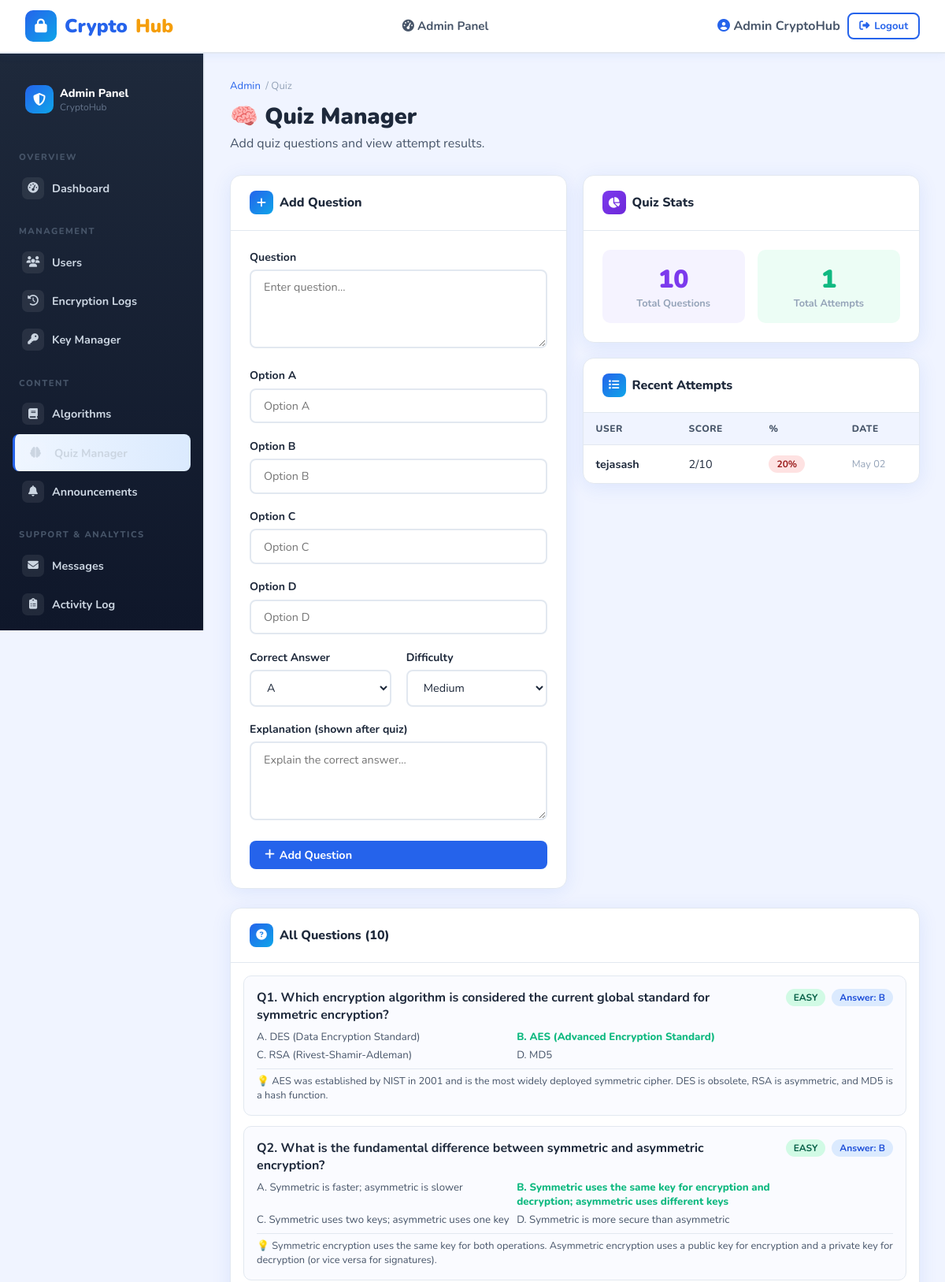
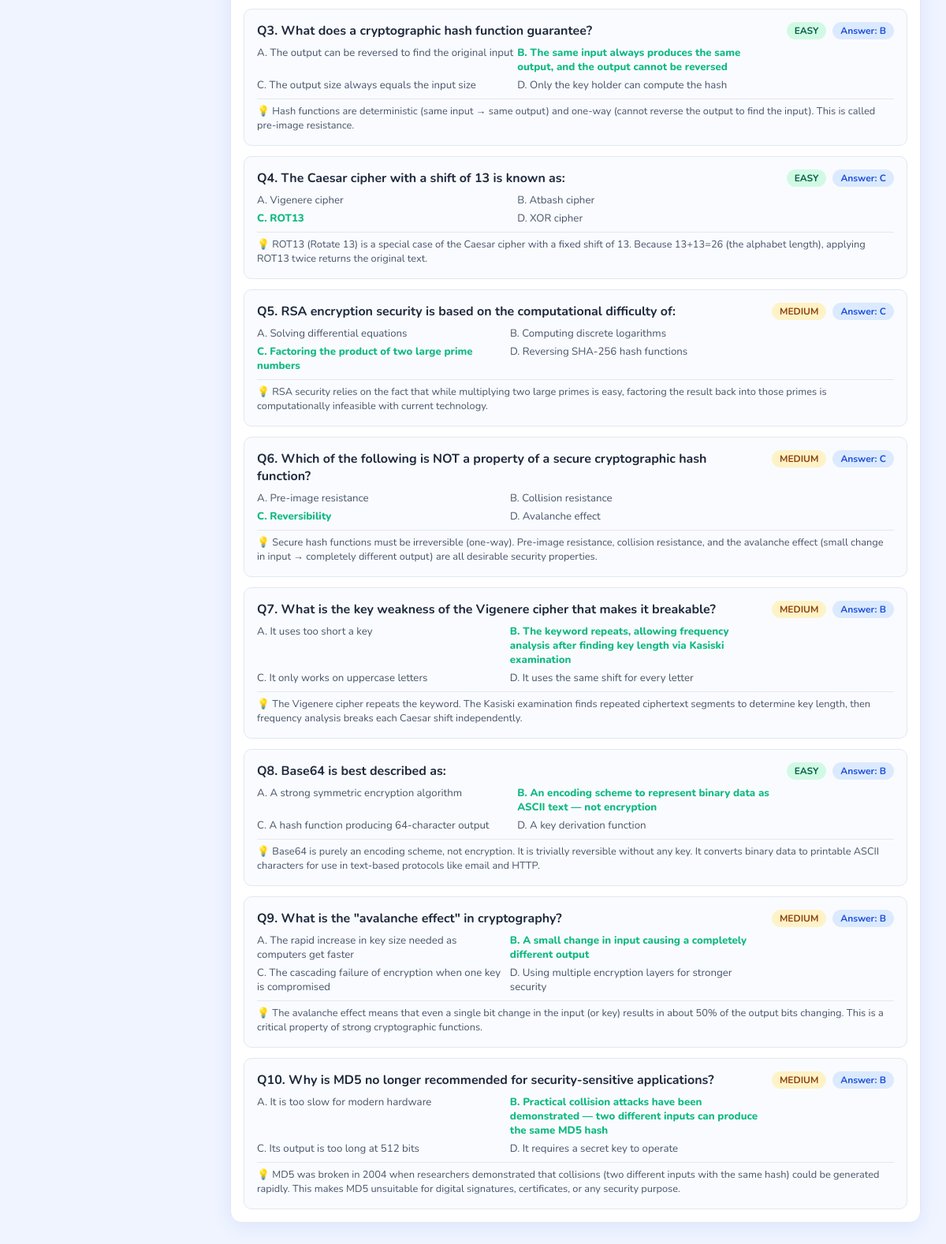
The app's page /admin-panel/quiz/ (signed in) with its own data (2 pictures, top to bottom).
### crypto_app/models.py (models this page shows, shortened)
class QuizAttempt(models.Model):
    user = models.ForeignKey(User, on_delete=models.CASCADE, related_name='quiz_attempts')
    score = models.IntegerField(default=0)
    total_questions = models.IntegerField(default=0)
    percentage = models.FloatField(default=0.0)
    time_taken = models.IntegerField(default=0, help_text="Time in seconds")
    attempted_at = models.DateTimeField(default=timezone.now)
    class Meta:
        ordering = ['-attempted_at']

class QuizQuestion(models.Model):
    question = models.TextField()
    option_a = models.CharField(max_length=300)
    option_b = models.CharField(max_length=300)
    option_c = models.CharField(max_length=300)
    option_d = models.CharField(max_length=300)
    correct_answer = models.CharField(max_length=1, choices=[
        ('A', 'A'), ('B', 'B'), ('C', 'C'), ('D', 'D')
    ])
    explanation = models.TextField(blank=True)
    difficulty = models.CharField(max_length=10, choices=[
        ('EASY', 'Easy'), ('MEDIUM', 'Medium'), ('HARD', 'Hard')
    ], default='MEDIUM')
    category = models.CharField(max_length=50, blank=True)
    is_active = models.BooleanField(default=True)

### crypto_app/views.py (the view, shortened to what this page needs)
# urls.py: path('admin-panel/quiz/', views.admin_quiz, name='admin_quiz'),
@login_required
@user_passes_test(is_admin)
def admin_quiz(request):
    questions = QuizQuestion.objects.all()
    attempts = QuizAttempt.objects.select_related('user').order_by('-attempted_at')[:20]
    return render(request, 'admin_panel/admin_quiz.html', {
        'questions': questions, 'attempts': attempts
    })

### crypto_app/views.py (called while the page is built)
def is_admin(user):
    return user.is_staff or user.is_superuser

### crypto_app/templates/admin_panel/admin_quiz.html (shortened to what this page needs)
{% extends 'admin_panel/admin_base.html' %}
{% block admin_content %}
<div class="fade-in">
    <div class="page-header">
        <div class="breadcrumb"><a href="{% url 'admin_dashboard' %}">Admin</a> / Quiz</div>
        <h1>🧠 Quiz Manager</h1>
        <p>Add quiz questions and view attempt results.</p>
    </div>
    <div class="grid-2" style="align-items:start;margin-bottom:1.5rem;">
        <div class="card">
            <div class="card-header">
                <h3><span class="ch-icon"><i class="fas fa-plus"></i></span> Add Question</h3>
            </div>
            <div class="card-body">
                <form method="post">
                    <div class="form-group">
                        <label>Question</label>
                        <textarea name="question" class="form-control" rows="3" placeholder="Enter question..." required></textarea>
                    </div>
                    <div class="form-group">
                        <label>Option A</label>
                        <input type="text" name="option_a" class="form-control" placeholder="Option A" required>
                    </div>
                    <div class="form-group">
                        <label>Option B</label>
                        <input type="text" name="option_b" class="form-control" placeholder="Option B" required>
                    </div>
                    <div class="form-group">
                        <label>Option C</label>
                        <input type="text" name="option_c" class="form-control" placeholder="Option C" required>
                    </div>
                    <div class="form-group">
                        <label>Option D</label>
                        <input type="text" name="option_d" class="form-control" placeholder="Option D" required>
                    </div>
                    <div class="grid-2">
                        <div class="form-group">
                            <label>Correct Answer</label>
                            <select name="correct_answer" class="form-control" required>
                                <option value="A">A</option>
                            </select>
                        </div>
                        <div class="form-group">
                            <label>Difficulty</label>
                            <select name="difficulty" class="form-control">
                                <option value="MEDIUM" selected>Medium</option>
                            </select>
                        </div>
                    </div>
                    <div class="form-group">
                        <label>Explanation (shown after quiz)</label>
                        <textarea name="explanation" class="form-control" rows="2" placeholder="Explain the correct answer..."></textarea>
                    </div>
                    <button type="submit" class="btn btn-primary" style="width:100%;">
                        <i class="fas fa-plus"></i> Add Question
                    </button>
                </form>
            </div>
        </div>
        <div>
            <div class="card" style="margin-bottom:1.2rem;">
                <div class="card-header">
                    <h3><span class="ch-icon" style="background:linear-gradient(135deg,#7C3AED,#6D28D9);"><i class="fas fa-chart-pie"></i></span> Quiz Stats</h3>
                </div>
                <div class="card-body">
                    <div style="display:grid;grid-template-columns:1fr 1fr;gap:1rem;text-align:center;">
                        <div style="padding:1rem;background:#F5F3FF;border-radius:10px;">
                            <div style="font-size:2rem;font-weight:900;color:#7C3AED;">{{ questions.count }}</div>
                            <div style="font-size:0.8rem;color:var(--text-light);font-weight:700;">Total Questions</div>
                        </div>
                        <div style="padding:1rem;background:#ECFDF5;border-radius:10px;">
                            <div style="font-size:2rem;font-weight:900;color:var(--success);">{{ attempts.count }}</div>
                            <div style="font-size:0.8rem;color:var(--text-light);font-weight:700;">Total Attempts</div>
                        </div>
                    </div>
                </div>
            </div>
            <div class="card">
                <div class="card-header">
                    <h3><span class="ch-icon"><i class="fas fa-list"></i></span> Recent Attempts</h3>
                </div>
                {% if attempts %}
                <div class="table-wrap">
                    <table>
                        <thead><tr><th>User</th><th>Score</th><th>%</th><th>Date</th></tr></thead>
                        <tbody>
                            {% for attempt in attempts %}
                            <tr>
                                <td style="font-weight:700;">{{ attempt.user.username }}</td>
                                <td>{{ attempt.score }}/{{ attempt.total_questions }}</td>
                                <td>
                                    <span class="badge-tag {% if attempt.percentage >= 80 %}badge-green{% elif attempt.percentage >= 50 %}badge-amber{% else %}badge-red{% endif %}">
                                        {{ attempt.percentage|floatformat:0 }}%
                                    </span>
                                </td>
                                <td style="font-size:0.8rem;color:var(--text-light);">{{ attempt.attempted_at|date:"M d" }}</td>
                            </tr>
                            {% endfor %}
                        </tbody>
                    </table>
                </div>
                {% else %}
                <div class="empty-state" style="padding:2rem;"><i class="fas fa-brain"></i><h3>No attempts yet</h3></div>
                {% endif %}
            </div>
        </div>
    </div>
    <div class="card">
        <div class="card-header">
            <h3><span class="ch-icon"><i class="fas fa-question-circle"></i></span> All Questions ({{ questions.count }})</h3>
        </div>
        {% if questions %}
        <div style="padding:1rem;display:flex;flex-direction:column;gap:0.8rem;">
            {% for q in questions %}
            <div style="border:1px solid var(--border);border-radius:10px;padding:1rem;background:#FAFBFF;">
                <div style="display:flex;align-items:flex-start;justify-content:space-between;gap:1rem;flex-wrap:wrap;">
                    <div style="flex:1;">
                        <p style="font-weight:700;margin-bottom:0.5rem;">Q{{ forloop.counter }}. {{ q.question }}</p>
                        <div style="display:grid;grid-template-columns:1fr 1fr;gap:0.3rem;font-size:0.83rem;">
                            <span style="{% if q.correct_answer == 'A' %}color:var(--success);font-weight:800;{% else %}color:var(--text-mid);{% endif %}">A. {{ q.option_a }}</span>
                            <span style="{% if q.correct_answer == 'B' %}color:var(--success);font-weight:800;{% else %}color:var(--text-mid);{% endif %}">B. {{ q.option_b }}</span>
                            <span style="{% if q.correct_answer == 'C' %}color:var(--success);font-weight:800;{% else %}color:var(--text-mid);{% endif %}">C. {{ q.option_c }}</span>
                            <span style="{% if q.correct_answer == 'D' %}color:var(--success);font-weight:800;{% else %}color:var(--text-mid);{% endif %}">D. {{ q.option_d }}</span>
                        </div>
                    </div>
                    <div style="display:flex;gap:0.5rem;flex-wrap:wrap;align-items:center;">
                        <span class="badge-tag {% if q.difficulty == 'EASY' %}badge-green{% elif q.difficulty == 'MEDIUM' %}badge-amber{% else %}badge-red{% endif %}">{{ q.difficulty }}</span>
                        <span class="badge-tag badge-blue">Answer: {{ q.correct_answer }}</span>
                    </div>
                </div>
                {% if q.explanation %}
                <p style="font-size:0.8rem;color:var(--text-mid);margin-top:0.5rem;border-top:1px solid var(--border);padding-top:0.4rem;">💡 {{ q.explanation }}</p>
                {% endif %}
            </div>
            {% endfor %}
        </div>
        {% else %}
        <div class="empty-state" style="padding:3rem;">
            <i class="fas fa-question-circle"></i>
            <h3>No questions yet</h3>
            <p>Add your first quiz question using the form.</p>
        </div>
        {% endif %}
    </div>
</div>
{% endblock %}

### crypto_app/templates/crypto_app/base.html (shortened to what this page needs)
<!DOCTYPE html>
<html lang="en">
<head>
    <link rel="stylesheet" href="https://cdnjs.cloudflare.com/ajax/libs/font-awesome/6.5.0/css/all.min.css">
</head>
<body>
<header class="topnav">
    <a href="{% url 'home' %}" class="brand">
        <div class="logo-icon"><i class="fas fa-lock"></i></div>
        Crypto<span class="sub">Hub</span>
    </a>
    {% if user.is_authenticated %}
    <nav>
        {% if user.is_staff %}
        <a href="{% url 'admin_dashboard' %}"><i class="fas fa-tachometer-alt"></i> Admin Panel</a>
        {% else %}
        <a href="{% url 'dashboard' %}"><i class="fas fa-th-large"></i> Dashboard</a>
        <a href="{% url 'encryption_tool' %}"><i class="fas fa-key"></i> Encrypt</a>
        <a href="{% url 'topics' %}"><i class="fas fa-book"></i> Learn</a>
        {% endif %}
    </nav>
    <div class="auth-btns">
        <span style="font-weight:700; color:var(--text-mid);">
            <i class="fas fa-user-circle" style="color:var(--primary)"></i>
            {{ user.get_full_name|default:user.username }}
        </span>
        <a href="{% url 'logout' %}" class="btn btn-outline btn-sm">
            <i class="fas fa-sign-out-alt"></i> Logout
        </a>
    </div>
    {% endif %}
</header>
{% block body %}{% endblock %}
</body>
</html>

### records on screen
QuizAttempt: user.username "tejasash", score "2", total_questions "10", percentage "20", attempted_at "May 02"
QuizQuestion: question "Which encryption algorithm is considered the current global standard for symmetric encryption?", option_a "DES (Data Encryption Standard)", option_b "AES (Advanced Encryption Standard)", option_c "RSA (Rivest-Shamir-Adleman)", option_d "MD5", difficulty "EASY", correct_answer "B", explanation "AES was established by NIST in 2001 and is the most widely deployed symmetric cipher. DES is obsolete, RSA is asymmetric, and MD5 is a hash function."
QuizQuestion: question "What is the fundamental difference between symmetric and asymmetric encryption?", option_a "Symmetric is faster; asymmetric is slower", option_b "Symmetric uses the same key for encryption and decryption; asymmetric uses different keys", option_c "Symmetric uses two keys; asymmetric uses one key", option_d "Symmetric is more secure than asymmetric", difficulty "EASY", correct_answer "B", explanation "Symmetric encryption uses the same key for both operations. Asymmetric encryption uses a public key for encryption and a private key for decryption (or vice versa for signatures)."
QuizQuestion: question "What does a cryptographic hash function guarantee?", option_a "The output can be reversed to find the original input", option_b "The same input always produces the same output, and the output cannot be reversed", option_c "The output size always equals the input size", option_d "Only the key holder can compute the hash", difficulty "EASY", correct_answer "B", explanation "Hash functions are deterministic (same input → same output) and one-way (cannot reverse the output to find the input). This is called pre-image resistance."
QuizQuestion: question "The Caesar cipher with a shift of 13 is known as:", option_a "Vigenere cipher", option_b "Atbash cipher", option_c "ROT13", option_d "XOR cipher", difficulty "EASY", correct_answer "C", explanation "ROT13 (Rotate 13) is a special case of the Caesar cipher with a fixed shift of 13. Because 13+13=26 (the alphabet length), applying ROT13 twice returns the original text."
QuizQuestion: question "RSA encryption security is based on the computational difficulty of:", option_a "Solving differential equations", option_b "Computing discrete logarithms", option_c "Factoring the product of two large prime numbers", option_d "Reversing SHA-256 hash functions", difficulty "MEDIUM", correct_answer "C", explanation "RSA security relies on the fact that while multiplying two large primes is easy, factoring the result back into those primes is computationally infeasible with current technology."
QuizQuestion: question "Which of the following is NOT a property of a secure cryptographic hash function?", option_a "Pre-image resistance", option_b "Collision resistance", option_c "Reversibility", option_d "Avalanche effect", difficulty "MEDIUM", correct_answer "C", explanation "Secure hash functions must be irreversible (one-way). Pre-image resistance, collision resistance, and the avalanche effect (small change in input → completely different output) are all desirable security properties."
QuizQuestion: question "What is the key weakness of the Vigenere cipher that makes it breakable?", option_a "It uses too short a key", option_b "The keyword repeats, allowing frequency analysis after finding key length via Kasiski examination", option_c "It only works on uppercase letters", option_d "It uses the same shift for every letter", difficulty "MEDIUM", correct_answer "B", explanation "The Vigenere cipher repeats the keyword. The Kasiski examination finds repeated ciphertext segments to determine key length, then frequency analysis breaks each Caesar shift independently."
QuizQuestion: question "Base64 is best described as:", option_a "A strong symmetric encryption algorithm", option_b "An encoding scheme to represent binary data as ASCII text — not encryption", option_c "A hash function producing 64-character output", option_d "A key derivation function", difficulty "EASY", correct_answer "B", explanation "Base64 is purely an encoding scheme, not encryption. It is trivially reversible without any key. It converts binary data to printable ASCII characters for use in text-based protocols like email and HTTP."
QuizQuestion: question "What is the \"avalanche effect\" in cryptography?", option_a "The rapid increase in key size needed as computers get faster", option_b "A small change in input causing a completely different output", option_c "The cascading failure of encryption when one key is compromised", option_d "Using multiple encryption layers for stronger security", difficulty "MEDIUM", correct_answer "B", explanation "The avalanche effect means that even a single bit change in the input (or key) results in about 50% of the output bits changing. This is a critical property of strong cryptographic functions."
QuizQuestion: question "Why is MD5 no longer recommended for security-sensitive applications?", option_a "It is too slow for modern hardware", option_b "Practical collision attacks have been demonstrated — two different inputs can produce the same MD5 hash", option_c "Its output is too long at 512 bits", option_d "It requires a secret key to operate", difficulty "MEDIUM", correct_answer "B", explanation "MD5 was broken in 2004 when researchers demonstrated that collisions (two different inputs with the same hash) could be generated rapidly. This makes MD5 unsuitable for digital signatures, certificates, or any security purpose."

### other values on screen
{{ user.get_full_name|default:user.username }} "Admin CryptoHub"
{{ questions.count }} "10"
{{ attempts.count }} "1"
